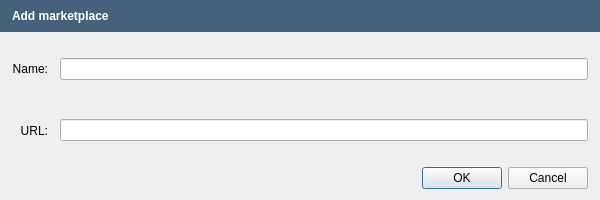
<?xml version="1.0" encoding="UTF-8"?>
<ui version="4.0">
 <class>EditMarketplaceDialog</class>
 <widget class="QDialog" name="EditMarketplaceDialog">
  <property name="geometry">
   <rect>
    <x>0</x>
    <y>0</y>
    <width>600</width>
    <height>200</height>
   </rect>
  </property>
  <property name="sizePolicy">
   <sizepolicy hsizetype="Preferred" vsizetype="Fixed">
    <horstretch>0</horstretch>
    <verstretch>0</verstretch>
   </sizepolicy>
  </property>
  <property name="minimumSize">
   <size>
    <width>400</width>
    <height>200</height>
   </size>
  </property>
  <property name="maximumSize">
   <size>
    <width>16777215</width>
    <height>200</height>
   </size>
  </property>
  <property name="modal">
   <bool>true</bool>
  </property>
  <layout class="QVBoxLayout" name="verticalLayout" stretch="0,1,0">
   <property name="spacing">
    <number>12</number>
   </property>
   <property name="leftMargin">
    <number>0</number>
   </property>
   <property name="topMargin">
    <number>0</number>
   </property>
   <property name="rightMargin">
    <number>0</number>
   </property>
   <item>
    <widget class="QFrame" name="MessageFrame">
     <property name="sizePolicy">
      <sizepolicy hsizetype="Preferred" vsizetype="Maximum">
       <horstretch>0</horstretch>
       <verstretch>0</verstretch>
      </sizepolicy>
     </property>
     <property name="styleSheet">
      <string notr="true">background-color: rgb(71,97,123);</string>
     </property>
     <property name="frameShape">
      <enum>QFrame::Panel</enum>
     </property>
     <property name="frameShadow">
      <enum>QFrame::Sunken</enum>
     </property>
     <property name="lineWidth">
      <number>0</number>
     </property>
     <layout class="QHBoxLayout" name="horizontalLayout_3" stretch="0">
      <property name="spacing">
       <number>5</number>
      </property>
      <property name="leftMargin">
       <number>12</number>
      </property>
      <item>
       <layout class="QHBoxLayout" name="horizontalLayout_2">
        <item>
         <widget class="QLabel" name="MessageLabel">
          <property name="styleSheet">
           <string notr="true">color: rgb(255, 255, 255);
font : bold;
</string>
          </property>
          <property name="text">
           <string notr="true">Add marketplace</string>
          </property>
         </widget>
        </item>
       </layout>
      </item>
     </layout>
    </widget>
   </item>
   <item>
    <layout class="QGridLayout" name="gridLayout">
     <property name="leftMargin">
      <number>12</number>
     </property>
     <property name="rightMargin">
      <number>12</number>
     </property>
     <item row="1" column="0">
      <widget class="QLabel" name="label_2">
       <property name="sizePolicy">
        <sizepolicy hsizetype="Preferred" vsizetype="Expanding">
         <horstretch>0</horstretch>
         <verstretch>0</verstretch>
        </sizepolicy>
       </property>
       <property name="text">
        <string>URL:</string>
       </property>
       <property name="alignment">
        <set>Qt::AlignRight|Qt::AlignTrailing|Qt::AlignVCenter</set>
       </property>
      </widget>
     </item>
     <item row="0" column="0">
      <widget class="QLabel" name="label">
       <property name="sizePolicy">
        <sizepolicy hsizetype="Preferred" vsizetype="Expanding">
         <horstretch>0</horstretch>
         <verstretch>0</verstretch>
        </sizepolicy>
       </property>
       <property name="text">
        <string>Name:</string>
       </property>
       <property name="alignment">
        <set>Qt::AlignRight|Qt::AlignTrailing|Qt::AlignVCenter</set>
       </property>
      </widget>
     </item>
     <item row="0" column="1">
      <widget class="QLineEdit" name="NameEdit"/>
     </item>
     <item row="1" column="1">
      <widget class="QLineEdit" name="URLEdit"/>
     </item>
    </layout>
   </item>
   <item>
    <layout class="QHBoxLayout" name="horizontalLayout_4">
     <property name="leftMargin">
      <number>12</number>
     </property>
     <property name="rightMargin">
      <number>12</number>
     </property>
     <item>
      <widget class="QDialogButtonBox" name="ButtonBox">
       <property name="sizePolicy">
        <sizepolicy hsizetype="Expanding" vsizetype="Fixed">
         <horstretch>0</horstretch>
         <verstretch>0</verstretch>
        </sizepolicy>
       </property>
       <property name="standardButtons">
        <set>QDialogButtonBox::Cancel|QDialogButtonBox::Ok</set>
       </property>
      </widget>
     </item>
    </layout>
   </item>
  </layout>
 </widget>
 <resources/>
 <connections/>
</ui>
